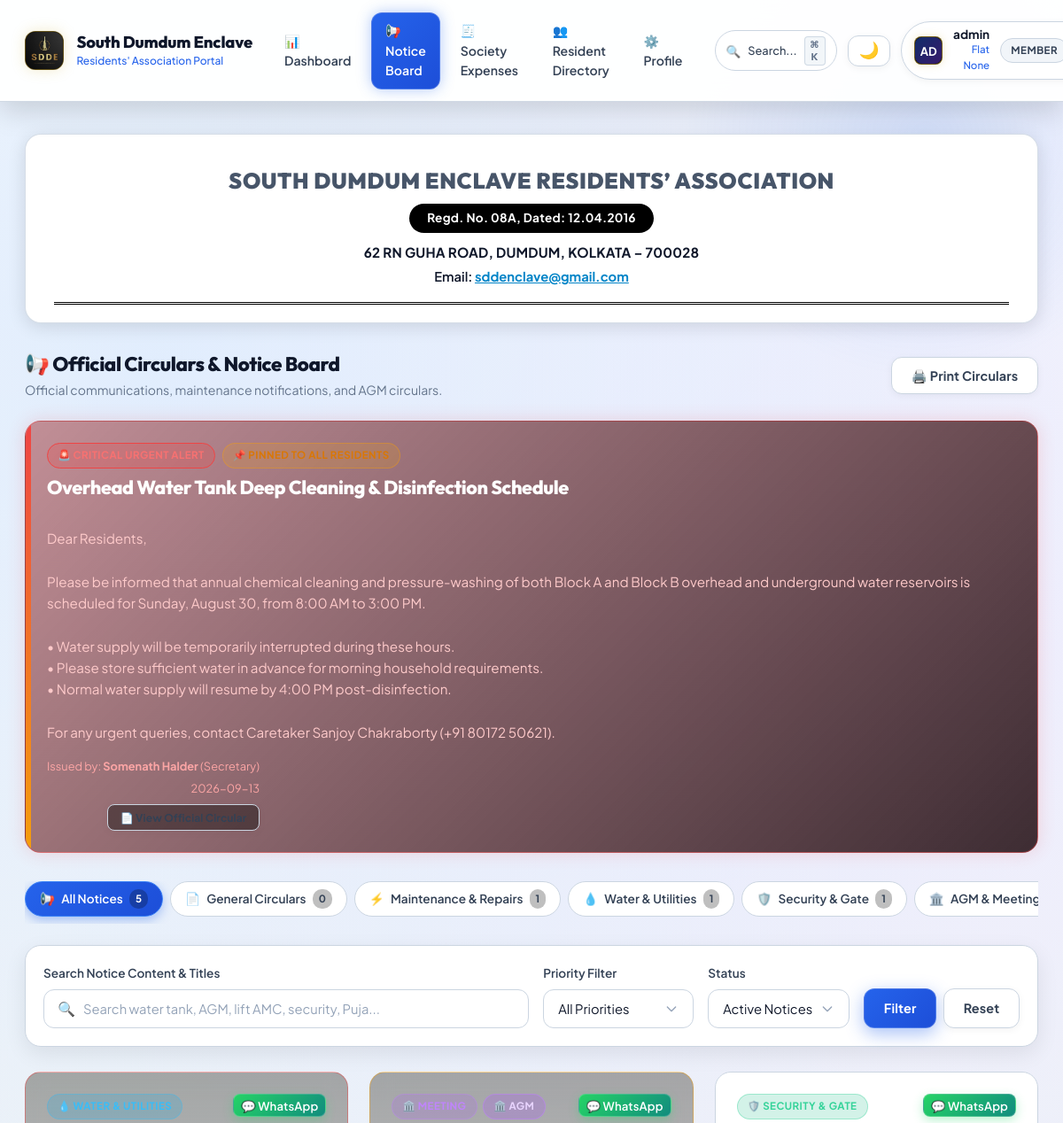
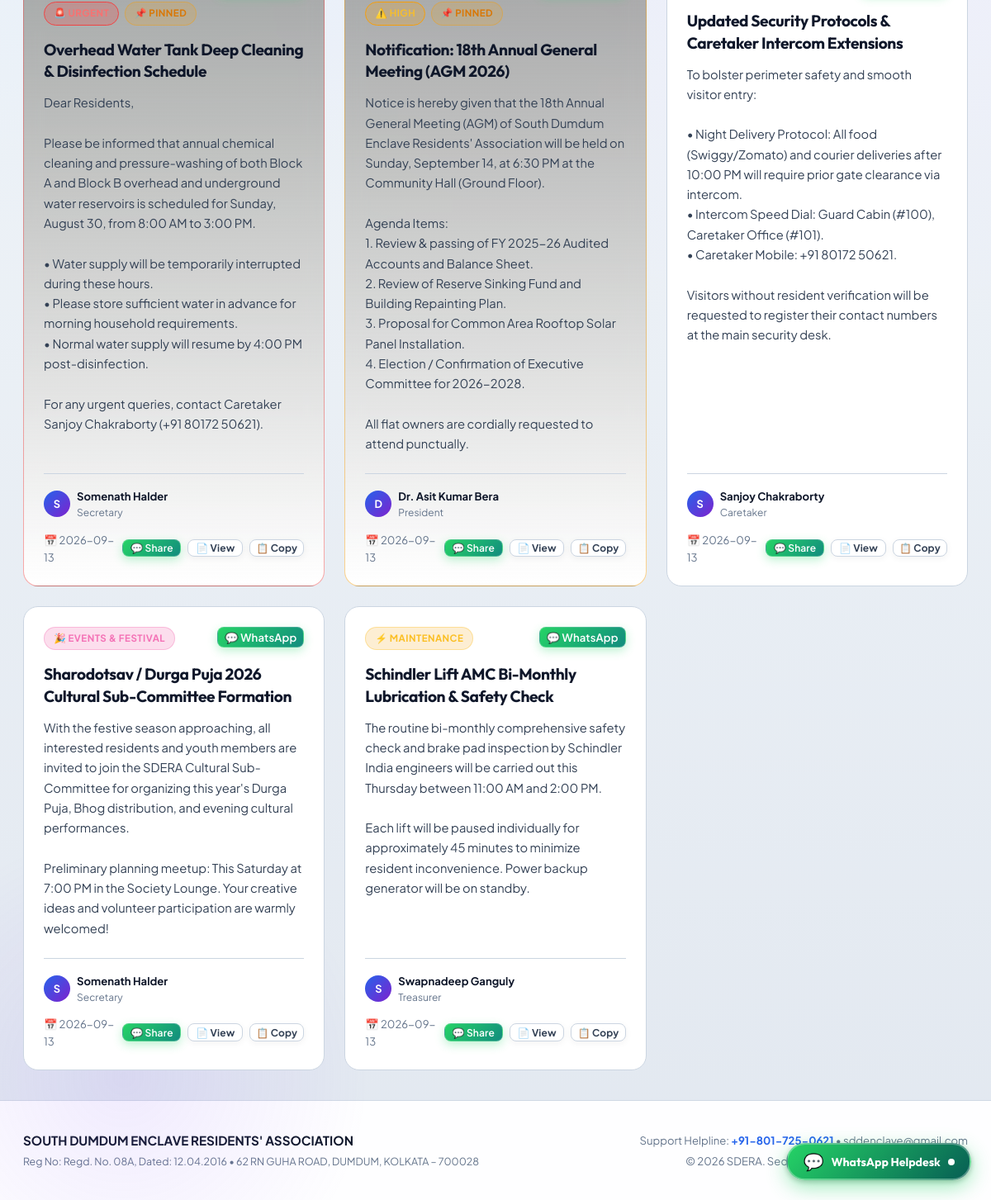
/notices (signed in), run on the app's committed database (2 pictures, top to bottom).
### tables this page shows
CREATE TABLE tbl_notices (
                id INTEGER PRIMARY KEY AUTOINCREMENT,
                title VARCHAR(255) NOT NULL,
                content TEXT NOT NULL,
                category VARCHAR(50) NOT NULL DEFAULT 'GENERAL',
                meeting_type VARCHAR(50) DEFAULT NULL,
                meeting_date VARCHAR(50) DEFAULT NULL,
                priority VARCHAR(20) NOT NULL DEFAULT 'NORMAL',
                is_pinned INTEGER NOT NULL DEFAULT 0,
                posted_by VARCHAR(100) NOT NULL,
                posted_by_role VARCHAR(50) NOT NULL DEFAULT 'Executive Committee',
                status VARCHAR(20) NOT NULL DEFAULT 'ACTIVE',
                created_at TIMESTAMP DEFAULT CURRENT_TIMESTAMP,
                updated_at TIMESTAMP DEFAULT CURRENT_TIMESTAMP
            );

### app.py (the view)
@app.route('/notices')
@login_required
def notices_list():
    user = session.get('user', {})
    is_admin = bool(user.get('is_admin') or user.get('role') in ADMIN_ROLES)
    cat_filter = request.args.get('category', 'ALL').strip().upper()
    meeting_type_filter = request.args.get('meeting_type', 'ALL').strip()
    priority_filter = request.args.get('priority', 'ALL').strip().upper()
    search_q = request.args.get('q', '').strip()
    status_filter = request.args.get('status', 'ACTIVE').strip().upper()
    query = "SELECT * FROM tbl_notices WHERE 1=1"
    params = []
    if status_filter != 'ALL':
        query += " AND status = %s"
        params.append(status_filter)
    if cat_filter != 'ALL':
        query += " AND category = %s"
        params.append(cat_filter)
    if meeting_type_filter != 'ALL' and meeting_type_filter:
        query += " AND meeting_type = %s"
        params.append(meeting_type_filter)
    if priority_filter != 'ALL':
        query += " AND priority = %s"
        params.append(priority_filter)
    if search_q:
        query += " AND (title LIKE %s OR content LIKE %s OR posted_by LIKE %s OR meeting_type LIKE %s)"
        like_term = f"%{search_q}%"
        params.extend([like_term, like_term, like_term, like_term])
    query += " ORDER BY is_pinned DESC, (priority = 'URGENT') DESC, (priority = 'HIGH') DESC, id DESC"
    notices = query_db(query, params)
    cat_counts = {}
    total_active = 0
    all_notices_raw = query_db("SELECT category, COUNT(*) as cnt FROM tbl_notices WHERE status = 'ACTIVE' GROUP BY category")
    for r in (all_notices_raw or []):
        cat_counts[r['category']] = r['cnt']
        total_active += r['cnt']
    cat_counts['ALL'] = total_active
    pinned_urgent = [n for n in (notices or []) if n.get('is_pinned') and n.get('priority') == 'URGENT']
    recipients_info = get_notice_email_recipients() if is_admin else None
    return render_template(
        'notices.html',
        notices=notices,
        categories=NOTICE_CATEGORIES,
        meeting_types=MEETING_TYPES,
        current_category=cat_filter,
        current_meeting_type=meeting_type_filter,
        current_priority=priority_filter,
        current_status=status_filter,
        search_q=search_q,
        cat_counts=cat_counts,
        pinned_urgent=pinned_urgent,
        recipients_info=recipients_info,
        is_admin=is_admin,
        now=datetime.now()
    )

### templates/notices.html (shortened to what this page needs)
{% extends 'base.html' %}
{% block content %}
<div class="official-letterhead">
    <h1 class="letterhead-title">SOUTH DUMDUM ENCLAVE RESIDENTS’ ASSOCIATION</h1>
    <div class="letterhead-pill">Regd. No. 08A, Dated: 12.04.2016</div>
    <div class="letterhead-address">62 RN GUHA ROAD, DUMDUM, KOLKATA – 700028</div>
    <div class="letterhead-email">Email: <a href="mailto:sddenclave@gmail.com">sddenclave@gmail.com</a></div>
    <div class="letterhead-double-rule"></div>
</div>
<div class="notices-hero">
    <div class="page-header-title">
        <h2 style="font-size: 1.4rem; font-weight: 800; color: var(--text-heading, #ffffff); margin: 0;">📢 Official Circulars &amp; Notice Board</h2>
        <p style="font-size: 0.88rem; color: var(--text-muted, #94a3b8); margin: 4px 0 0 0;">Official communications, maintenance notifications, and AGM circulars.</p>
    </div>
    <div class="page-header-actions no-print">
        <button type="button" class="btn btn-secondary" onclick="window.print()" title="Print Notice Board">
            🖨️ Print Circulars
        </button>
    </div>
</div>
{% if pinned_urgent %}
{% for un in pinned_urgent %}
<div class="urgent-banner-card">
    <div style="display: flex; justify-content: space-between; align-items: flex-start; gap: 1rem; flex-wrap: wrap;">
        <div>
            <div style="display: flex; align-items: center; gap: 0.5rem; margin-bottom: 0.5rem;">
                <span class="badge badge-prio-urgent">🚨 CRITICAL URGENT ALERT</span>
                <span class="badge badge-warning">📌 Pinned to All Residents</span>
            </div>
            <h3 style="font-size: 1.35rem; font-weight: 800; color: #ffffff; margin-bottom: 0.5rem; cursor: pointer;" onclick='openViewDocModal({{ un|tojson }})'>
                {{ un.title }}
            </h3>
            <p style="font-size: 0.95rem; color: #fecaca; line-height: 1.6; margin: 0; white-space: pre-line;">
                {{ un.content }}
            </p>
        </div>
        <div style="text-align: right; font-size: 0.8rem; color: #fca5a5;">
            <div>Issued by: <strong>{{ un.posted_by }}</strong> ({{ un.posted_by_role }})</div>
            <div style="margin-top: 4px;">{{ (un.created_at|string)[:10] }}</div>
            <button type="button" class="btn btn-sm btn-secondary no-print" style="margin-top: 8px; font-size: 0.75rem; background: rgba(0,0,0,0.4);" onclick='openViewDocModal({{ un|tojson }})'>
                📄 View Official Circular
            </button>
        </div>
    </div>
</div>
{% endfor %}
{% endif %}
<div class="notices-pills-bar no-print">
    {% for cat_code, cat_label, cat_icon in categories %}
    <a href="{{ url_for('notices_list', category=cat_code, priority=current_priority, q=search_q, status=current_status) }}"
       class="notice-pill {% if current_category == cat_code %}active{% endif %}">
        <span>{{ cat_icon }}</span>
        <span>{{ cat_label }}</span>
        <span class="notice-pill-badge">{{ cat_counts.get(cat_code, 0) }}</span>
    </a>
    {% endfor %}
</div>
<div class="card filter-box no-print" style="margin-bottom: 1.75rem; padding: 1.25rem;">
    <form method="GET" action="{{ url_for('notices_list') }}" style="display: flex; gap: 1rem; align-items: flex-end; flex-wrap: wrap;">
        <div style="flex: 1 1 240px; min-width: 0;">
            <label class="form-label" for="q">Search Notice Content &amp; Titles</label>
            <div class="live-search-box">
                <span class="search-icon">🔍</span>
                <input type="text" id="q" name="q" class="form-control" placeholder="Search water tank, AGM, lift AMC, security, Puja..." value="{{ search_q }}">
            </div>
        </div>
        <div style="flex: 0 1 170px; min-width: 0;">
            <label class="form-label" for="priority">Priority Filter</label>
            <select id="priority" name="priority" class="form-select" onchange="this.form.submit()">
                <option value="ALL" {% if current_priority == 'ALL' %}selected{% endif %}>All Priorities</option>
            </select>
        </div>
        <div style="flex: 0 1 160px; min-width: 0;">
            <label class="form-label" for="status">Status</label>
            <select id="status" name="status" class="form-select" onchange="this.form.submit()">
                <option value="ACTIVE" {% if current_status == 'ACTIVE' %}selected{% endif %}>Active Notices</option>
            </select>
        </div>
        <div style="display: flex; gap: 0.5rem; flex-wrap: wrap;">
            <button type="submit" class="btn btn-primary">Filter</button>
            <a href="{{ url_for('notices_list') }}" class="btn btn-secondary">Reset</a>
        </div>
    </form>
</div>
{% if notices %}
<div class="notices-grid">
    {% for n in notices %}
    <div class="notice-card {% if n.is_pinned %}is-pinned{% endif %} {% if n.priority == 'URGENT' %}is-urgent{% endif %}" id="notice-{{ n.id }}">
        <div>
            <div class="notice-card-header">
                <div class="notice-badges-group">
                    {% if n.category == 'WATER_SUPPLY' %}
                        <span class="badge badge-cat-water">💧 Water &amp; Utilities</span>
                    {% elif n.category == 'MAINTENANCE' %}
                        <span class="badge badge-cat-maintenance">⚡ Maintenance</span>
                    {% elif n.category == 'AGM_MEETING' %}
                        <span class="badge badge-cat-agm">🏛️ Meeting</span>
                        {% if n.meeting_type %}
                            <span class="badge badge-cat-meeting-type" title="Meeting Type: {{ n.meeting_type }}">🏛️ {{ n.meeting_type }}</span>
                        {% endif %}
                    {% elif n.category == 'EVENTS_FESTIVAL' %}
                        <span class="badge badge-cat-events">🎉 Events &amp; Festival</span>
                    {% elif n.category == 'SECURITY' %}
                        <span class="badge badge-cat-security">🛡️ Security &amp; Gate</span>
                    {% elif n.category == 'FINANCIAL' %}
                        <span class="badge badge-cat-financial">💰 Accounts &amp; Dues</span>
                    {% elif n.category == 'EMERGENCY' %}
                        <span class="badge badge-cat-emergency">🚨 Urgent Alert</span>
                    {% else %}
                        <span class="badge badge-cat-general">📄 General</span>
                    {% endif %}
                    {% if n.priority == 'URGENT' %}
                        <span class="badge badge-prio-urgent">🚨 URGENT</span>
                    {% elif n.priority == 'HIGH' %}
                        <span class="badge badge-prio-high">⚠️ HIGH</span>
                    {% endif %}
                    {% if n.is_pinned %}
                        <span class="badge badge-warning" title="Pinned on Dashboard">📌 Pinned</span>
                    {% endif %}
                </div>
                <div class="notice-actions no-print">
                    {% if is_admin %}
                    <form method="POST" action="{{ url_for('notices_toggle_pin', notice_id=n.id) }}" style="display:inline;">
                        <button type="submit" class="btn btn-sm btn-secondary" style="padding: 0.2rem 0.5rem;" title="{{ 'Unpin from Top' if n.is_pinned else 'Pin to Top' }}">
                            {{ '📍 Unpin' if n.is_pinned else '📌 Pin' }}
                        </button>
                    </form>
                    <form method="POST" action="{{ url_for('notices_broadcast', notice_id=n.id) }}" style="display:inline;" onsubmit="return confirm('Broadcast notice \'{{ n.title }}\' to all registered member email addresses?');">
                        <button type="submit" class="btn btn-sm btn-secondary" style="padding: 0.2rem 0.5rem;" title="Broadcast to Member Inboxes">
                            ✉️ Email
                        </button>
                    </form>
                    <button type="button" class="btn btn-sm btn-whatsapp" style="padding: 0.2rem 0.5rem;" onclick='openNoticeWhatsAppModal({{ n|tojson }})' title="Share / Broadcast Notice on WhatsApp">
                        💬 WhatsApp
                    </button>
                    <button type="button" class="btn btn-sm btn-secondary" style="padding: 0.2rem 0.5rem;" title="Edit Notice"
                            onclick='openEditModal({{ n|tojson }})'>
                        ✏️
                    </button>
                    <form method="POST" action="{{ url_for('notices_delete', notice_id=n.id) }}" style="display:inline;" onsubmit="return confirm('Permanently delete this notice?');">
                        <button type="submit" class="btn btn-sm btn-secondary" style="padding: 0.2rem 0.5rem; color: #ef4444;" title="Delete Notice">
                            🗑️
                        </button>
                    </form>
                    {% else %}
                    <button type="button" class="btn btn-sm btn-whatsapp" style="padding: 0.2rem 0.5rem;" onclick='openNoticeWhatsAppModal({{ n|tojson }})' title="Share Notice on WhatsApp">
                        💬 WhatsApp
                    </button>
                    {% endif %}
                </div>
            </div>
            <h3 class="notice-title" onclick='openViewDocModal({{ n|tojson }})' title="Click to view full official letterhead circular">{{ n.title }}</h3>
            <div class="notice-body-text">{{ n.content }}</div>
        </div>
        <div class="notice-footer">
            <div class="notice-author-box">
                <div class="notice-author-avatar">
                    {{ n.posted_by[:1].upper() if n.posted_by else 'S' }}
                </div>
                <div>
                    <strong style="color: var(--text-main, #ffffff);">{{ n.posted_by }}</strong>
                    <div style="font-size: 0.75rem; color: var(--text-muted, #94a3b8);">{{ n.posted_by_role }}</div>
                </div>
            </div>
            <div style="display: flex; align-items: center; gap: 0.5rem;">
                <span title="{{ n.created_at }}">📅 {{ (n.created_at|string)[:10] }}</span>
                <button type="button" class="btn btn-sm btn-whatsapp no-print" style="padding: 0.15rem 0.55rem; font-size: 0.75rem;" onclick='openNoticeWhatsAppModal({{ n|tojson }})' title="Share / Broadcast on WhatsApp">
                    💬 Share
                </button>
                <button type="button" class="btn btn-sm btn-secondary no-print" style="padding: 0.15rem 0.55rem; font-size: 0.75rem;" onclick='openViewDocModal({{ n|tojson }})' title="View in official letterhead format">
                    📄 View
                </button>
                <button type="button" class="btn btn-sm btn-secondary no-print" style="padding: 0.15rem 0.45rem; font-size: 0.75rem;" onclick="copyNoticeText({{ n.id }})" title="Copy text to clipboard">
                    📋 Copy
                </button>
            </div>
        </div>
    </div>
    {% endfor %}
</div>
{% endif %}
{% endblock %}

### data on the page
tbl_notices: title "Overhead Water Tank Deep Cleaning & Disinfection Schedule", content "Dear Residents, Please be informed that annual chemical cleaning and pressure-washing of both Block A and Block B overhead and underground water reservoirs is scheduled for Sunday, August 30, from 8:00 AM to 3:00 PM. • Water supply will be temporarily interrupted during these hours. • Please store sufficient water in advance for morning household requirements. • Normal water supply will resume by 4:00 PM post-disinfection. For any urgent queries, contact Caretaker Sanjoy Chakraborty (+91 80172 50621).", posted_by "Somenath Halder", posted_by_role "Secretary", created_at "2026-09-13", category "💧 WATER & UTILITIES", priority "🚨 URGENT", is_pinned "📌 PINNED", posted_by "S"
tbl_notices: meeting_type "AGM", priority "⚠️ HIGH", is_pinned "📌 PINNED", title "Notification: 18th Annual General Meeting (AGM 2026)", content "Notice is hereby given that the 18th Annual General Meeting (AGM) of South Dumdum Enclave Residents' Association will be held on Sunday, September 14, at 6:30 PM at the Community Hall (Ground Floor). Agenda Items: 1. Review & passing of FY 2025-26 Audited Accounts and Balance Sheet. 2. Review of Reserve Sinking Fund and Building Repainting Plan. 3. Proposal for Common Area Rooftop Solar Panel Installation. 4. Election / Confirmation of Executive Committee for 2026-2028. All flat owners are cordially requested to attend punctually.", posted_by "D", posted_by "Dr. Asit Kumar Bera", posted_by_role "President", created_at "2026-09-13"
tbl_notices: category "🛡️ SECURITY & GATE", title "Updated Security Protocols & Caretaker Intercom Extensions", content "To bolster perimeter safety and smooth visitor entry: • Night Delivery Protocol: All food (Swiggy/Zomato) and courier deliveries after 10:00 PM will require prior gate clearance via intercom. • Intercom Speed Dial: Guard Cabin (#100), Caretaker Office (#101). • Caretaker Mobile: +91 80172 50621. Visitors without resident verification will be requested to register their contact numbers at the main security desk.", posted_by "S", posted_by "Sanjoy Chakraborty", posted_by_role "Caretaker", created_at "2026-09-13"
tbl_notices: category "🎉 EVENTS & FESTIVAL", title "Sharodotsav / Durga Puja 2026 Cultural Sub-Committee Formation", content "With the festive season approaching, all interested residents and youth members are invited to join the SDERA Cultural Sub-Committee for organizing this year's Durga Puja, Bhog distribution, and evening cultural performances. Preliminary planning meetup: This Saturday at 7:00 PM in the Society Lounge. Your creative ideas and volunteer participation are warmly welcomed!", posted_by "S", posted_by "Somenath Halder", posted_by_role "Secretary", created_at "2026-09-13"
tbl_notices: category "⚡ MAINTENANCE", title "Schindler Lift AMC Bi-Monthly Lubrication & Safety Check", content "The routine bi-monthly comprehensive safety check and brake pad inspection by Schindler India engineers will be carried out this Thursday between 11:00 AM and 2:00 PM. Each lift will be paused individually for approximately 45 minutes to minimize resident inconvenience. Power backup generator will be on standby.", posted_by "S", posted_by "Swapnadeep Ganguly", posted_by_role "Treasurer", created_at "2026-09-13"

### other printed values
{{ current_user.name[:2]|upper if current_user.name else '👤' }} "AD"
{{ current_user.name }} "admin"
{{ current_user.flat_no }} "None"
{{ current_user.role }} "MEMBER"
{{ cat_icon }} "📢" "📄" "⚡" "💧" "🛡️" "🏛️"
{{ cat_label }} "All Notices" "General Circulars" "Maintenance & Repairs" "Water & Utilities" "Security & Gate" "AGM &…"
{{ cat_counts.get(cat_code, 0) }} "5" "0" "1" "1" "1"
{{ config.ASSOCIATION_NAME }} "SOUTH DUMDUM ENCLAVE RESIDENTS' ASSOCIATION"
{{ config.ASSOCIATION_REG_NO }} "Regd. No. 08A, Dated: 12.04.2016"
{{ config.ASSOCIATION_ADDRESS }} "62 RN GUHA ROAD, DUMDUM, KOLKATA – 700028"
{{ config.ASSOCIATION_PHONE }} "+91-801-725-0621"
{{ config.ASSOCIATION_EMAIL }} "sddenclave@gmail.com"
{{ now.year }} "2026"
